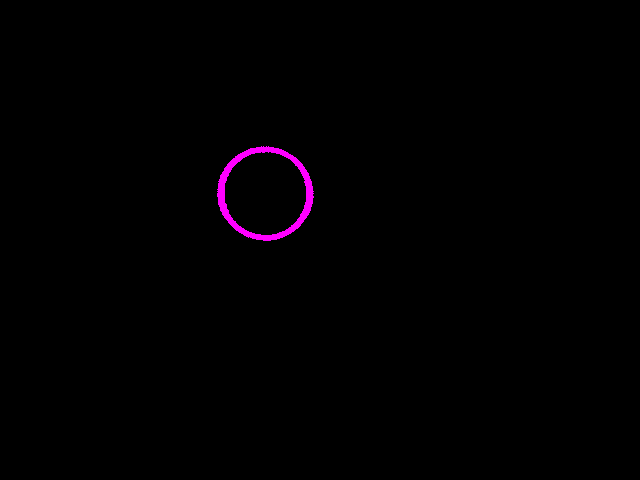
#> input picture Hausdorff/circles/5.png, 640 x 480 px
$ python metric.py
#> lines starting #> are read from the running program, lines starting #| are printed output that depends on the picture; after the words box and inside, x2 and y2 are one past the last pixel; in counts of white or black regions, pixels touching at a corner belong together; long printed decimals are rounded
import cv2  # OpenCV for image processing
import numpy as np
from scipy.spatial.distance import directed_hausdorff, cdist
import matplotlib.pyplot as plt

# Load the images
image_1 = cv2.imread("circles/5.png")
#> image_1 is the input picture: shape (480, 640, 3); mean B, G, R 1.5, 0, 1.5
image_2 = cv2.imread("circles/15.png")
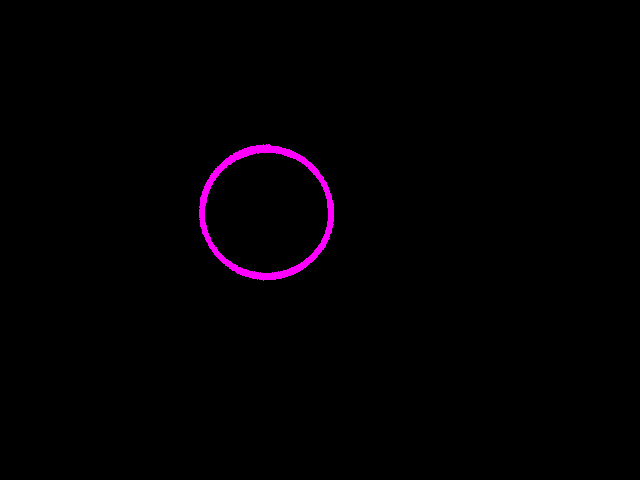
#> input picture Hausdorff/circles/15.png, 640 x 480 px
#> image_2 is the input picture: shape (480, 640, 3); mean B, G, R 2.2, 0, 2.2


# Convert to grayscale
gray_1 = cv2.cvtColor(image_1, cv2.COLOR_BGR2GRAY)
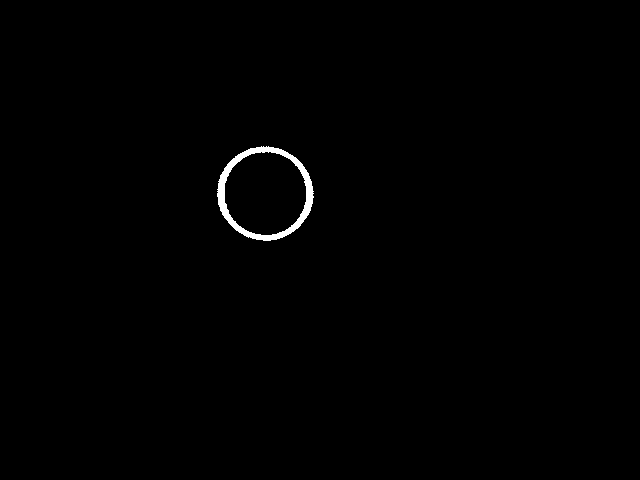
#> gray_1: shape (480, 640); values 0 (black) and 105 (white), 0.57% white; 1 white region, box (x1, y1, x2, y2) and area: (217, 146, 314, 241) 1749
gray_2 = cv2.cvtColor(image_2, cv2.COLOR_BGR2GRAY)
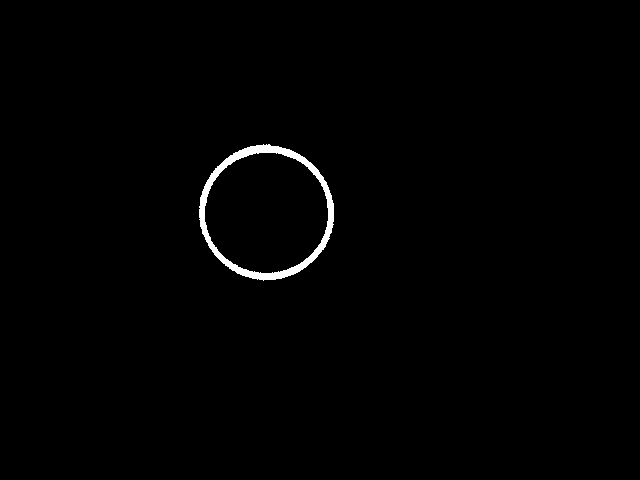
#> gray_2: shape (480, 640); values 0 (black) and 105 (white), 0.86% white; 1 white region, box (x1, y1, x2, y2) and area: (199, 144, 334, 281) 2649

# Threshold the image to get the contour (binary mask)
_, binary_1 = cv2.threshold(gray_1, 1, 255, cv2.THRESH_BINARY)
_, binary_2 = cv2.threshold(gray_2, 1, 255, cv2.THRESH_BINARY)

# Find coordinates of non-zero pixels (contour points)
points_1 = np.column_stack(np.where(binary_1 > 0))
#> points_1 = 1749 pairs, first value 146 to 240, second value 217 to 313
points_2 = np.column_stack(np.where(binary_2 > 0))
#> points_2 = 2649 pairs, first value 144 to 280, second value 199 to 333

# Convert to (x, y) format
points_1 = np.flip(points_1, axis=1)  # Flip columns to get (x, y)
#> points_1 = 1749 pairs, first value 217 to 313, second value 146 to 240
points_2 = np.flip(points_2, axis=1)  # Flip columns to get (x, y)
#> points_2 = 2649 pairs, first value 199 to 333, second value 144 to 280

#np.set_printoptions(threshold=np.inf)
# Print the resulting set of points_1
print(f"Size of the array 1: {points_1.size}, Size of the array 2: {points_2.size}")
#| Size of the array 1: 3498, Size of the array 2: 5298
print(f"Total points_1:{points_1}, Total points_2:{points_2}\n")
#> (printed output is left out)
print(f"Set of points_1 (first 10):{points_1[:10]}, Set of points_2 (first 10):{points_2[:10]}\n")
#> (printed output is left out)

# [14 lines of commented-out code are left out]
A = points_1  # Points from Image A
#> A has the same summary as points_1
B = points_2   # Points from Image B
#> B has the same summary as points_2

# Compute Hausdorff distance (Standard)
hausdorff_distance = max(directed_hausdorff(A, B)[0], directed_hausdorff(B, A)[0])
#> hausdorff_distance = 40
print("Hausdorff Distance:", hausdorff_distance)
#| Hausdorff Distance: 40.0

######################### Fractional Hausdorff ############################
# Fractional power for the metric (alpha between 0 and 1)
alpha = 0.5

# Compute pairwise distances between all points in A and B
pairwise_distances = cdist(A, B)
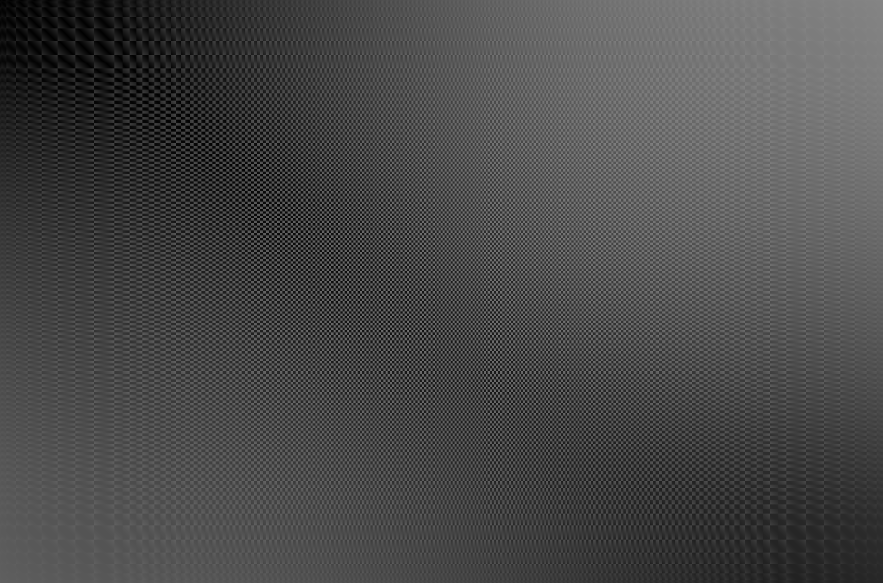
#> pairwise_distances: shape (1749, 2649) float64 (shown at 1/3 size); min 0, max 134.1, mean 73.4

# Apply fractional power to distances
fractional_distances = pairwise_distances ** alpha
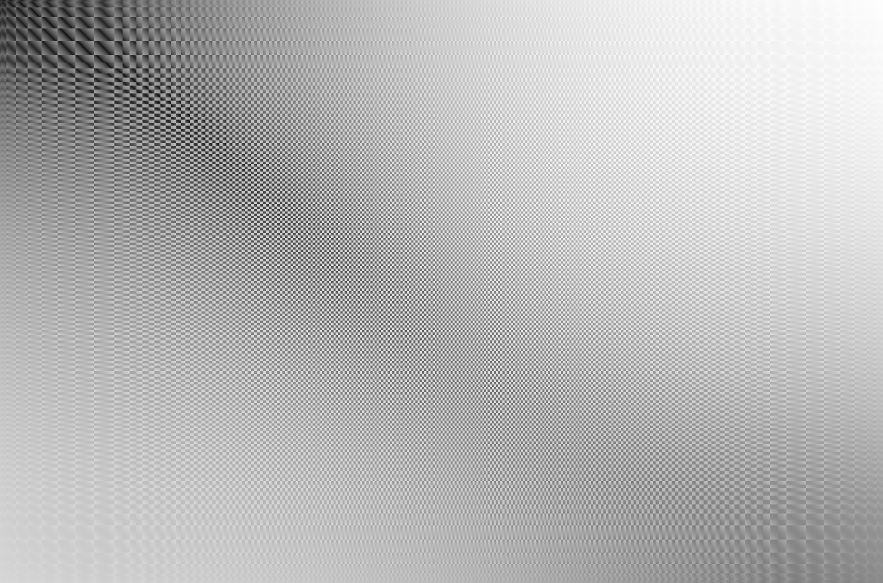
#> fractional_distances: shape (1749, 2649) float64 (shown at 1/3 size); min 0, max 11.58, mean 8.31; drawn with min black and max white

# Compute the directed fractional Hausdorff distance
directed_A_to_B = np.max(np.min(fractional_distances, axis=1))
#> directed_A_to_B = 6.12
directed_B_to_A = np.max(np.min(fractional_distances, axis=0))
#> directed_B_to_A = 6.32

# Fractional Hausdorff distance (symmetric)
fractional_hausdorff_distance = max(directed_A_to_B, directed_B_to_A)
#> fractional_hausdorff_distance = 6.32
print(f"Fractional Hausdorff Distance (alpha={alpha}):", fractional_hausdorff_distance)
#| Fractional Hausdorff Distance (alpha=0.5): 6.325

######################### Plotting ###############################
plt.figure(figsize=(6, 6))

# Plot set A in blue
plt.scatter(A[:, 0], A[:, 1], color='blue', label='Set A', s=100, marker='o')

# Plot set B in red
plt.scatter(B[:, 0], B[:, 1], color='red', label='Set B', s=100, marker='o')

# Add labels and legend
plt.xlabel('X-axis')
plt.ylabel('Y-axis')
plt.title('Plot of Sets A and B')
plt.legend()

# Set equal scaling for axes
plt.gca().set_aspect('equal', adjustable='box')

# Add labels for Hausdorff distances at the bottom
plt.figtext(0.9, 0.02, f"Standard Hausdorff Distance: {hausdorff_distance:.2f}", wrap=True, horizontalalignment='center', fontsize=12)
plt.figtext(0.1, 0.01, f"Fractional Hausdorff Distance (α={alpha}): {fractional_hausdorff_distance:.2f}", wrap=True, horizontalalignment='center', fontsize=12)

# Show the plot
plt.grid(True)
plt.show()
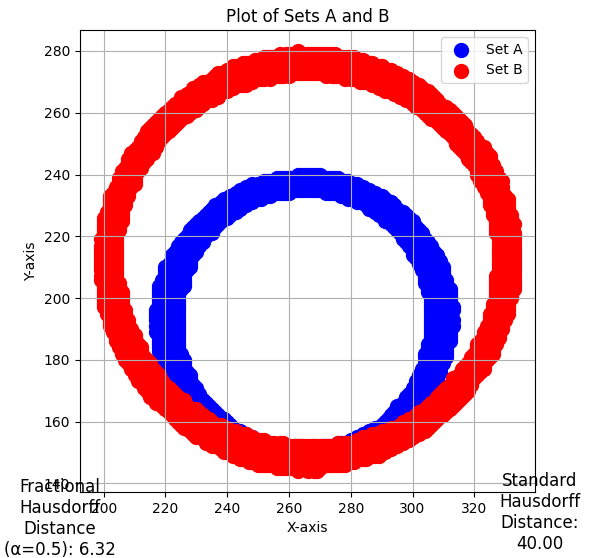
#> figure drawn by matplotlib, 1 panel
